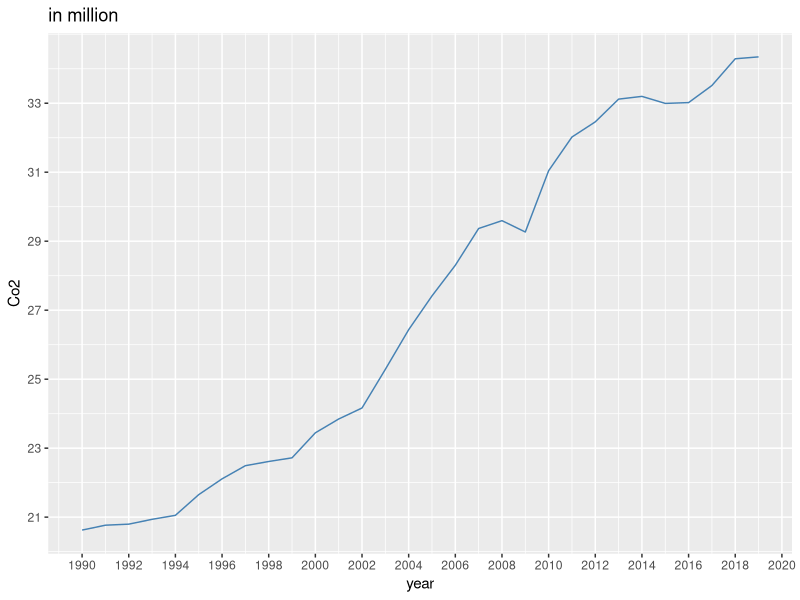
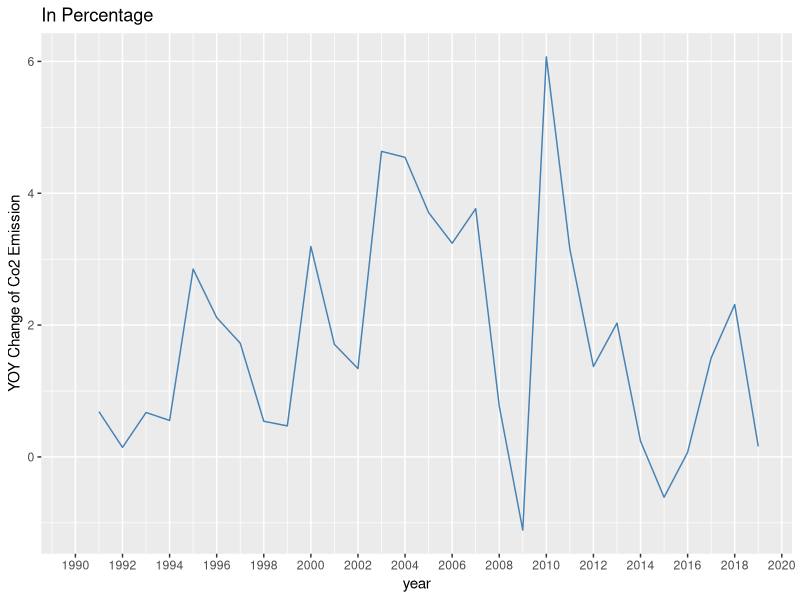
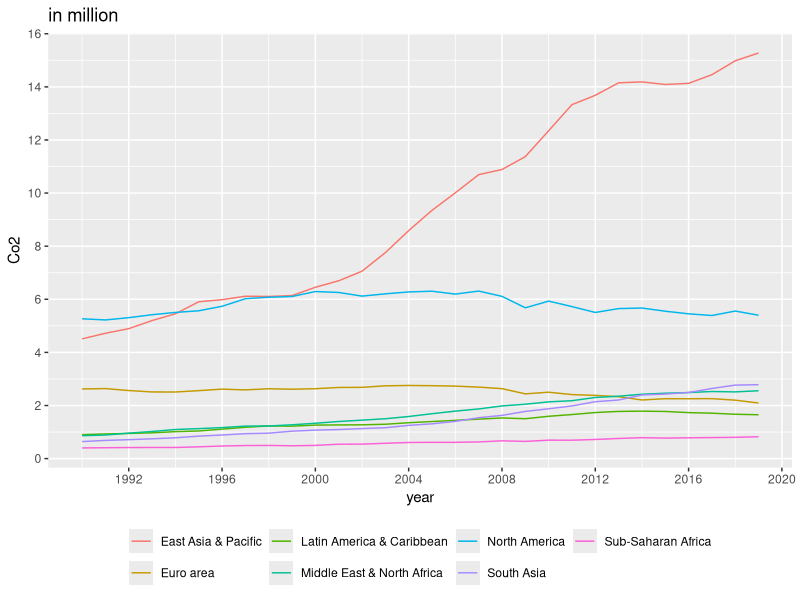
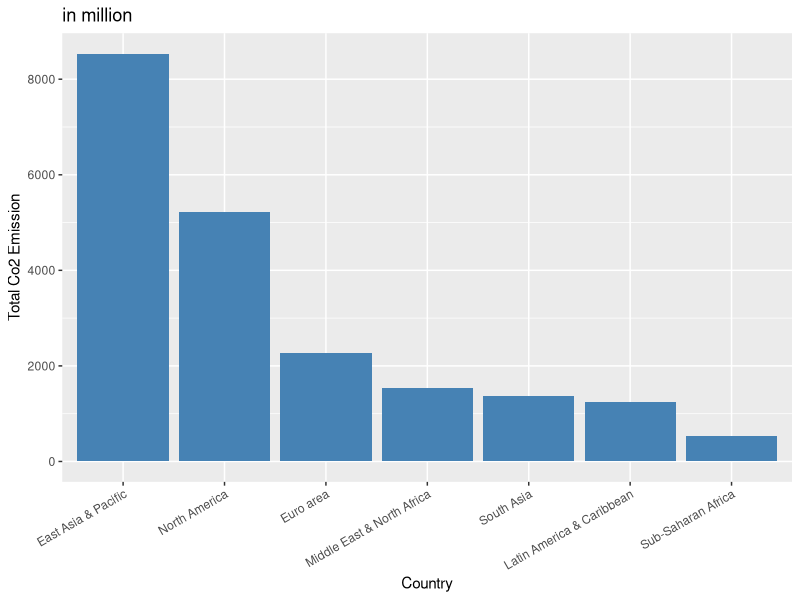
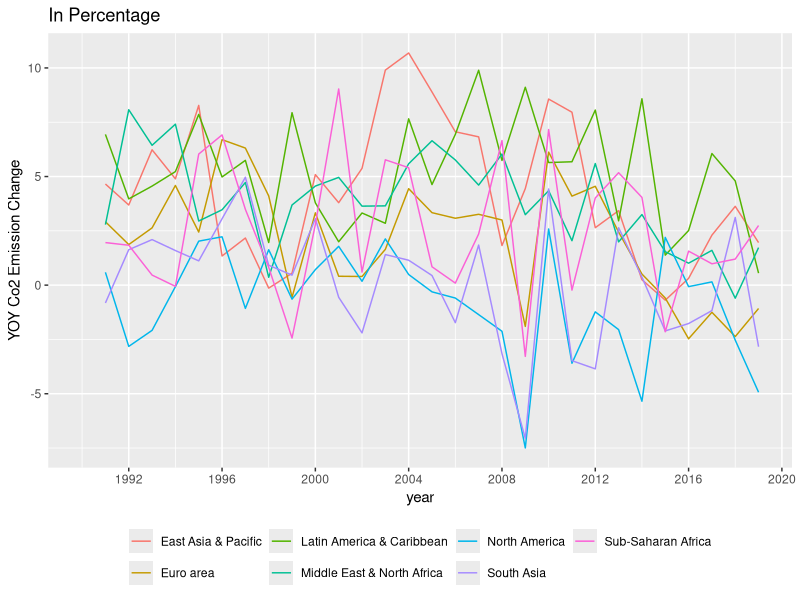
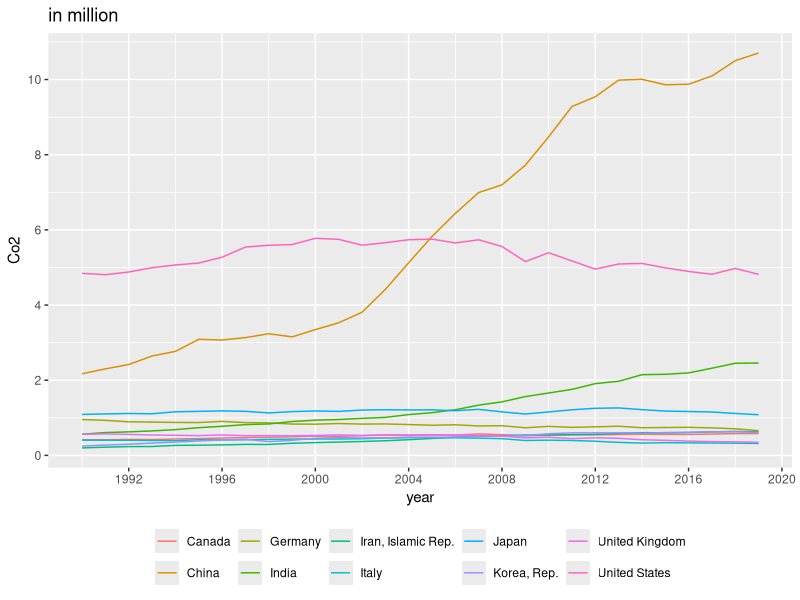
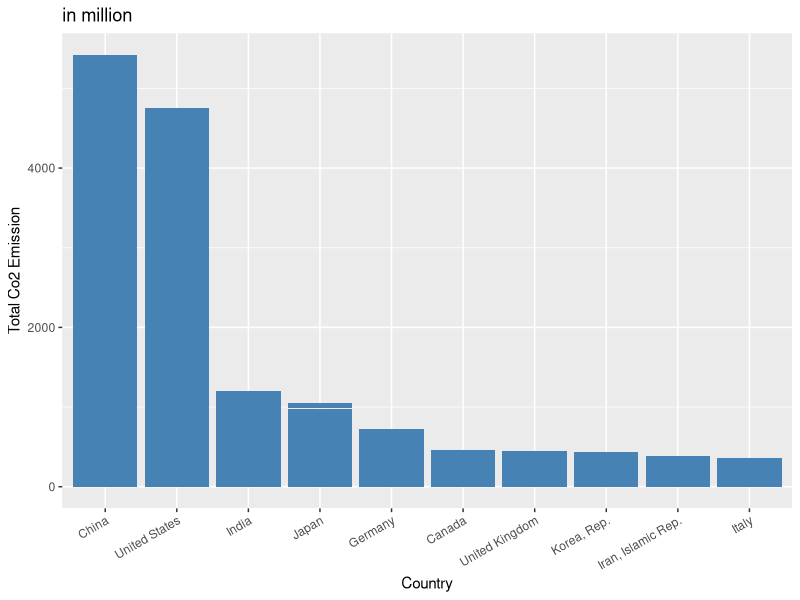
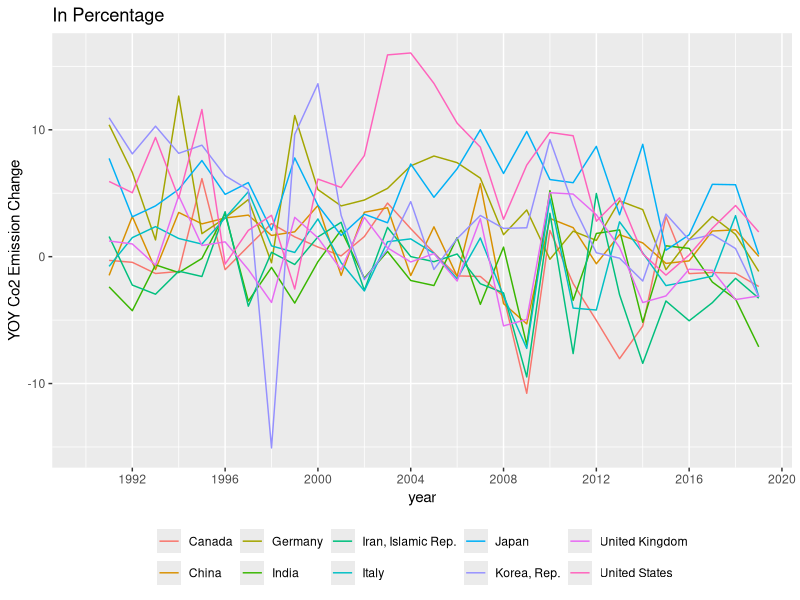

Write R code to recreate these figures, in order.
## ---- chunk 1
knitr::opts_chunk$set(echo = TRUE)
## ---- chunk 2
setwd("D:/ComputationalTool/RStudy/GlobalClimateChange")
## ---- chunk 3
d <- read.csv("API_EN.ATM.CO2E.KT_DS2_en_csv_v2_4354173.csv", skip = 3)
## ---- chunk 4
library(tidyverse)
## ---- chunk 5
not_all_na <- function(x) any(!is.na(x))
d_comp <- select(d, where(not_all_na),  
                            -"Indicator.Name", -"Indicator.Code")
## ---- chunk 6
world <- d_comp[d_comp$Country.Name=="World", ]
world_p <- pivot_longer(world, names_to="year", values_to = "co2", cols = starts_with("X"))
## ---- chunk 7
world_p$year <- as.numeric(substr(world_p$year, 2, 5)) 
## ---- chunk 8
library(ggplot2)
p1 <- ggplot(data = world_p, aes(x=year, y=co2/1000000))
p1 + geom_line(color="steelblue") + 
  scale_x_continuous(breaks=seq(1988,2021,2))+
  scale_y_continuous(breaks=seq(17, 34, 2)) + ylab("Co2") + 
  ggtitle("in million")
## ---- chunk 9
world_p$change <- (world_p$co2-dplyr::lag(world_p$co2))/dplyr::lag(world_p$co2)*100 
## ---- chunk 10
p1.1 <- ggplot(data = world_p, aes(x=year, y=change))
p1.1 + geom_line(color="steelblue") + 
  scale_x_continuous(breaks=seq(1988,2021,2))+
ylab("YOY Change of Co2 Emission") + 
  ggtitle("In Percentage")
## ---- chunk 11
d_comp$co2_total <- rowSums(d_comp[ ,3:32])
d_comp <- arrange(d_comp, desc(co2_total)) 
## ---- chunk 12
co2_area <- d_comp[d_comp$Country.Name %in% c("East Asia & Pacific", "North America", "Euro area", "Middle East & North Africa", "South Asia", "Latin America & Caribbean", "Sub-Saharan Africa"), ]

## ---- chunk 13
co2_area_p <- pivot_longer(co2_area, names_to="year", values_to = "co2", cols = starts_with("X"))
co2_area_p$year <- as.numeric(substr(co2_area_p$year, 2, 5)) 
co2_area_p <- arrange(co2_area_p, desc(co2_total))

## ---- chunk 14
p2 <- ggplot(data = co2_area_p, aes(x=year, y=co2/1000000, color=Country.Name))
p2 + geom_line() + 
  scale_x_continuous(breaks=seq(1988,2021,4))+
  scale_y_continuous(breaks=seq(0, 16, 2)) + ylab("Co2") + 
  ggtitle("in million") +
  theme(legend.position="bottom", legend.title = element_blank())
## ---- chunk 15
p3 <- ggplot(data = co2_area_p, aes(x=reorder(Country.Name, -co2_total), y=co2_total/1000000))
p3 + geom_bar(stat="identity", fill="steelblue") + 
  ggtitle("in million") +  ylab("Total Co2 Emission") + xlab("Country") +
  theme(axis.text.x = element_text(angle = 30, hjust = 1)) 
## ---- chunk 16
co2_area_p %>%
  group_by(Country.Name) %>%
  summarise((co2-dplyr::lag(co2))/dplyr::lag(co2)*100) -> co2_area_p$change
## ---- chunk 17
co2_area_p$change <- co2_area_p$change$`(co2 - dplyr::lag(co2))/dplyr::lag(co2) * 100`
## ---- chunk 18
p2.1 <- ggplot(data = co2_area_p, aes(x=year, y=change, color=Country.Name))
p2.1 + geom_line() + 
  scale_x_continuous(breaks=seq(1988,2021,4))+
ylab("YOY Co2 Emission Change") + 
  ggtitle("In Percentage") +
  theme(legend.position="bottom", legend.title = element_blank())
## ---- chunk 19
country_data <- d_comp[c(15, 17, 30, 32, 36, 43:266), ]
country_10 <- country_data[c(1:8, 10:11), ]
## ---- chunk 20
country_10_pan <- pivot_longer(country_10, names_to="year", values_to = "co2", cols = starts_with("X"))
country_10_pan$year <- as.numeric(substr(country_10_pan$year, 2, 5)) 

## ---- chunk 21
p4 <- ggplot(data = country_10_pan, aes(x=year, y=co2/1000000, color=Country.Name))
p4 + geom_line() + 
  scale_x_continuous(breaks=seq(1988,2021,4))+
  scale_y_continuous(breaks=seq(0, 16, 2)) + ylab("Co2") + 
  ggtitle("in million") +
  theme(legend.position="bottom", legend.title = element_blank())
## ---- chunk 22
p5 <- ggplot(data = country_10_pan, aes(x=reorder(Country.Name, -co2_total), y=co2_total/1000000))
p5 + geom_bar(stat="identity", fill="steelblue") + 
  ggtitle("in million") +  ylab("Total Co2 Emission") + xlab("Country") +
  theme(axis.text.x = element_text(angle = 30, hjust = 1)) 
## ---- chunk 23
country_10_pan %>%
  group_by(Country.Name) %>%
  summarise((co2-dplyr::lag(co2))/dplyr::lag(co2)*100) -> country_10_pan$change
## ---- chunk 24
country_10_pan$change <- country_10_pan$change$`(co2 - dplyr::lag(co2))/dplyr::lag(co2) * 100`
## ---- chunk 25
p2.1 <- ggplot(data = country_10_pan, aes(x=year, y=change, color=Country.Name))
p2.1 + geom_line() + 
  scale_x_continuous(breaks=seq(1988,2021,4))+
ylab("YOY Co2 Emission Change") + 
  ggtitle("In Percentage") +
  theme(legend.position="bottom", legend.title = element_blank())
## ---- chunk 26
p2.2 <- ggplot(data = country_10_pan[1:150, ], aes(x=year, y=change, color=Country.Name))
p2.2 + geom_line() + 
  scale_x_continuous(breaks=seq(1988,2021,4))+
ylab("YOY Co2 Emission Change") + 
  ggtitle("In Percentage") +
  theme(legend.position="bottom", legend.title = element_blank())
